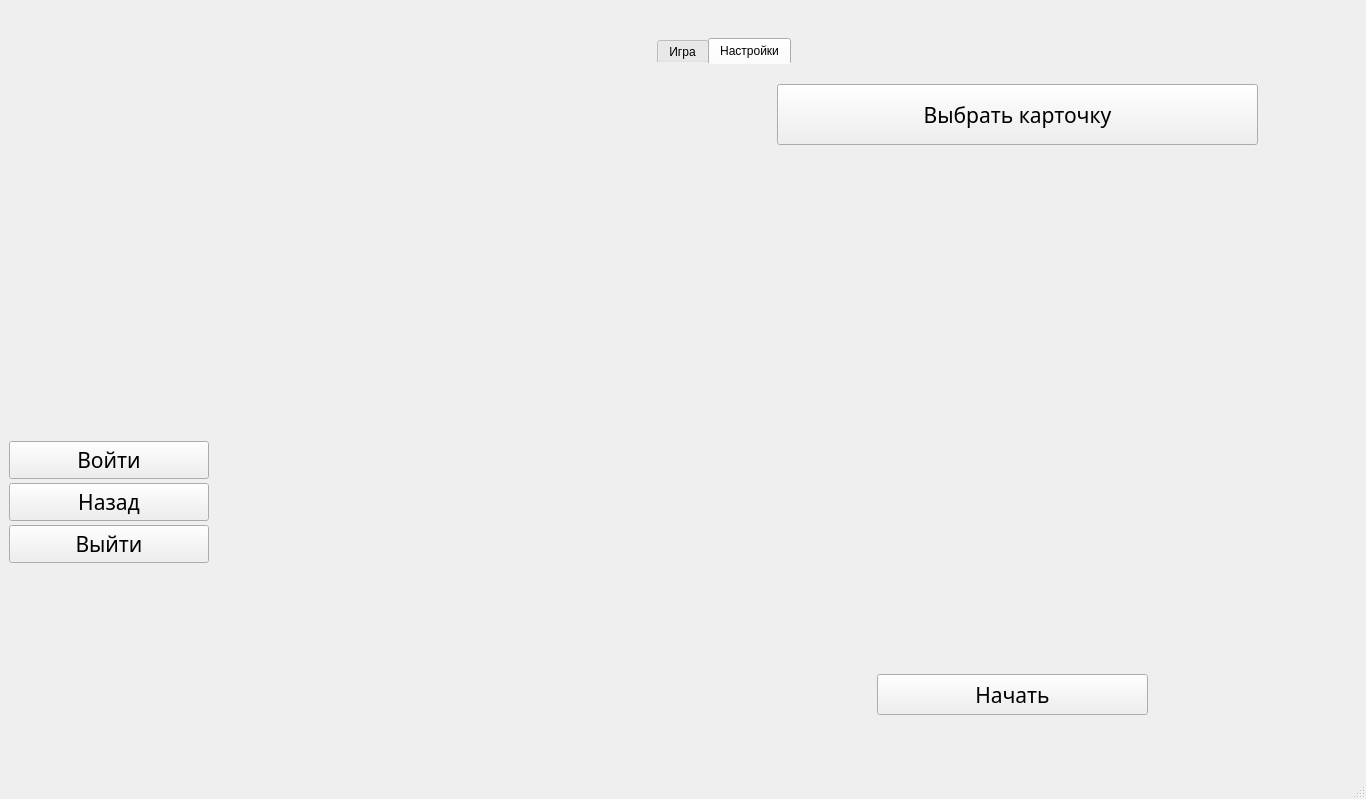
<?xml version="1.0" encoding="UTF-8"?>
<ui version="4.0">
 <class>MainWindow</class>
 <widget class="QMainWindow" name="MainWindow">
  <property name="geometry">
   <rect>
    <x>0</x>
    <y>0</y>
    <width>1366</width>
    <height>799</height>
   </rect>
  </property>
  <property name="minimumSize">
   <size>
    <width>920</width>
    <height>600</height>
   </size>
  </property>
  <property name="maximumSize">
   <size>
    <width>1500</width>
    <height>15500</height>
   </size>
  </property>
  <property name="windowTitle">
   <string>Zoo</string>
  </property>
  <property name="windowIcon">
   <iconset>
    <normaloff>../resources/images/allanimals.jpg</normaloff>../resources/images/allanimals.jpg</iconset>
  </property>
  <property name="styleSheet">
   <string notr="true">
QMainWindow{
	alternate-background-color: rgb(0, 170, 0);

}</string>
  </property>
  <widget class="QWidget" name="centralwidget">
   <layout class="QGridLayout" name="gridLayout_3">
    <item row="0" column="1">
     <spacer name="horizontalSpacer">
      <property name="orientation">
       <enum>Qt::Orientation::Horizontal</enum>
      </property>
      <property name="sizeHint" stdset="0">
       <size>
        <width>40</width>
        <height>20</height>
       </size>
      </property>
     </spacer>
    </item>
    <item row="0" column="0">
     <layout class="QVBoxLayout" name="verticalLayout_3">
      <property name="spacing">
       <number>4</number>
      </property>
      <item>
       <widget class="QWidget" name="widget" native="true">
        <layout class="QGridLayout" name="gridLayout_2">
         <item row="0" column="0">
          <layout class="QGridLayout" name="gridLayout">
           <property name="sizeConstraint">
            <enum>QLayout::SizeConstraint::SetDefaultConstraint</enum>
           </property>
          </layout>
         </item>
        </layout>
       </widget>
      </item>
      <item>
       <spacer name="verticalSpacer">
        <property name="orientation">
         <enum>Qt::Orientation::Vertical</enum>
        </property>
        <property name="sizeHint" stdset="0">
         <size>
          <width>20</width>
          <height>40</height>
         </size>
        </property>
       </spacer>
      </item>
      <item>
       <widget class="QLabel" name="label_2">
        <property name="enabled">
         <bool>true</bool>
        </property>
        <property name="sizePolicy">
         <sizepolicy hsizetype="Preferred" vsizetype="Preferred">
          <horstretch>20</horstretch>
          <verstretch>20</verstretch>
         </sizepolicy>
        </property>
        <property name="minimumSize">
         <size>
          <width>200</width>
          <height>50</height>
         </size>
        </property>
        <property name="maximumSize">
         <size>
          <width>20</width>
          <height>200</height>
         </size>
        </property>
        <property name="autoFillBackground">
         <bool>false</bool>
        </property>
        <property name="styleSheet">
         <string notr="true">image: url(:/resources/resources/let.jpg);</string>
        </property>
        <property name="text">
         <string/>
        </property>
       </widget>
      </item>
      <item>
       <layout class="QVBoxLayout" name="verticalLayout"/>
      </item>
      <item>
       <widget class="QPushButton" name="pushButton">
        <property name="sizePolicy">
         <sizepolicy hsizetype="Preferred" vsizetype="Preferred">
          <horstretch>0</horstretch>
          <verstretch>0</verstretch>
         </sizepolicy>
        </property>
        <property name="minimumSize">
         <size>
          <width>50</width>
          <height>38</height>
         </size>
        </property>
        <property name="maximumSize">
         <size>
          <width>200</width>
          <height>16777215</height>
         </size>
        </property>
        <property name="font">
         <font>
          <family>Segoe Script</family>
          <pointsize>16</pointsize>
         </font>
        </property>
        <property name="styleSheet">
         <string notr="true"/>
        </property>
        <property name="text">
         <string>Войти</string>
        </property>
       </widget>
      </item>
      <item>
       <widget class="QPushButton" name="pushButton_12">
        <property name="sizePolicy">
         <sizepolicy hsizetype="Preferred" vsizetype="Preferred">
          <horstretch>0</horstretch>
          <verstretch>0</verstretch>
         </sizepolicy>
        </property>
        <property name="minimumSize">
         <size>
          <width>200</width>
          <height>38</height>
         </size>
        </property>
        <property name="maximumSize">
         <size>
          <width>50</width>
          <height>16777215</height>
         </size>
        </property>
        <property name="font">
         <font>
          <family>Segoe Script</family>
          <pointsize>16</pointsize>
         </font>
        </property>
        <property name="text">
         <string>Назад</string>
        </property>
       </widget>
      </item>
      <item>
       <widget class="QPushButton" name="pushButton_2">
        <property name="sizePolicy">
         <sizepolicy hsizetype="Preferred" vsizetype="Preferred">
          <horstretch>0</horstretch>
          <verstretch>0</verstretch>
         </sizepolicy>
        </property>
        <property name="minimumSize">
         <size>
          <width>50</width>
          <height>38</height>
         </size>
        </property>
        <property name="maximumSize">
         <size>
          <width>200</width>
          <height>16777215</height>
         </size>
        </property>
        <property name="font">
         <font>
          <family>Segoe Script</family>
          <pointsize>16</pointsize>
         </font>
        </property>
        <property name="styleSheet">
         <string notr="true"/>
        </property>
        <property name="text">
         <string>Выйти</string>
        </property>
        <property name="iconSize">
         <size>
          <width>30</width>
          <height>30</height>
         </size>
        </property>
       </widget>
      </item>
      <item>
       <spacer name="verticalSpacer_2">
        <property name="orientation">
         <enum>Qt::Orientation::Vertical</enum>
        </property>
        <property name="sizeHint" stdset="0">
         <size>
          <width>20</width>
          <height>40</height>
         </size>
        </property>
       </spacer>
      </item>
     </layout>
    </item>
    <item row="0" column="2">
     <widget class="QTabWidget" name="tabWidget">
      <property name="minimumSize">
       <size>
        <width>700</width>
        <height>500</height>
       </size>
      </property>
      <property name="maximumSize">
       <size>
        <width>700</width>
        <height>700</height>
       </size>
      </property>
      <property name="styleSheet">
       <string notr="true">QTabWidget{
 border-radius: 10px; /* Округление углов */
    padding: 5px; /* Внутренние отступы */

}
QTabWidget::pane{
 border: none; /* Убираем рамку */
    background: transparent; /* Сделать фон прозрачным для тени */
}</string>
      </property>
      <property name="currentIndex">
       <number>1</number>
      </property>
      <property name="iconSize">
       <size>
        <width>110</width>
        <height>110</height>
       </size>
      </property>
      <widget class="QWidget" name="tab">
       <attribute name="title">
        <string>Игра</string>
       </attribute>
       <layout class="QGridLayout" name="gridLayout_5">
        <item row="0" column="0">
         <layout class="QGridLayout" name="gridLayout_4">
          <item row="0" column="0">
           <layout class="QFormLayout" name="layout">
            <item row="0" column="0" colspan="2">
             <widget class="QLabel" name="label">
              <property name="font">
               <font>
                <family>Segoe Script</family>
                <pointsize>16</pointsize>
                <bold>false</bold>
               </font>
              </property>
              <property name="text">
               <string>                                                                   ИСТОРИЯ</string>
              </property>
             </widget>
            </item>
            <item row="2" column="1">
             <spacer name="verticalSpacer_3">
              <property name="orientation">
               <enum>Qt::Orientation::Vertical</enum>
              </property>
              <property name="sizeHint" stdset="0">
               <size>
                <width>20</width>
                <height>40</height>
               </size>
              </property>
             </spacer>
            </item>
            <item row="1" column="1">
             <widget class="QListWidget" name="listWidget"/>
            </item>
           </layout>
          </item>
         </layout>
        </item>
       </layout>
      </widget>
      <widget class="QWidget" name="tab_2">
       <attribute name="title">
        <string>Настройки</string>
       </attribute>
       <widget class="QPushButton" name="pushButton_4">
        <property name="geometry">
         <rect>
          <x>220</x>
          <y>610</y>
          <width>271</width>
          <height>41</height>
         </rect>
        </property>
        <property name="font">
         <font>
          <family>Segoe Script</family>
          <pointsize>16</pointsize>
         </font>
        </property>
        <property name="styleSheet">
         <string notr="true"/>
        </property>
        <property name="text">
         <string>Начать</string>
        </property>
       </widget>
       <widget class="QWidget" name="horizontalLayoutWidget">
        <property name="geometry">
         <rect>
          <x>120</x>
          <y>20</y>
          <width>481</width>
          <height>61</height>
         </rect>
        </property>
        <layout class="QHBoxLayout" name="horizontalLayout">
         <property name="spacing">
          <number>0</number>
         </property>
         <item>
          <widget class="QPushButton" name="pushButton_7">
           <property name="sizePolicy">
            <sizepolicy hsizetype="Minimum" vsizetype="Preferred">
             <horstretch>0</horstretch>
             <verstretch>0</verstretch>
            </sizepolicy>
           </property>
           <property name="font">
            <font>
             <family>Segoe Script</family>
             <pointsize>16</pointsize>
            </font>
           </property>
           <property name="styleSheet">
            <string notr="true"/>
           </property>
           <property name="text">
            <string>Выбрать карточку</string>
           </property>
          </widget>
         </item>
        </layout>
       </widget>
       <widget class="QPushButton" name="pushButton_3">
        <property name="geometry">
         <rect>
          <x>50</x>
          <y>110</y>
          <width>90</width>
          <height>90</height>
         </rect>
        </property>
        <property name="styleSheet">
         <string notr="true">QPushButton{

 border-radius: 20px; /* Округление углов для овальной формы */
}</string>
        </property>
        <property name="text">
         <string/>
        </property>
        <property name="icon">
         <iconset resource="pic.qrc">
          <normaloff>:/im/im/depositphotos_13270993-stock-illustration-red-bear.jpg</normaloff>:/im/im/depositphotos_13270993-stock-illustration-red-bear.jpg</iconset>
        </property>
        <property name="iconSize">
         <size>
          <width>100</width>
          <height>100</height>
         </size>
        </property>
       </widget>
       <widget class="QPushButton" name="pushButton_8">
        <property name="geometry">
         <rect>
          <x>50</x>
          <y>410</y>
          <width>90</width>
          <height>90</height>
         </rect>
        </property>
        <property name="styleSheet">
         <string notr="true">QPushButton{
border-radius:19px;
}</string>
        </property>
        <property name="text">
         <string/>
        </property>
        <property name="icon">
         <iconset resource="pic.qrc">
          <normaloff>:/im/im/depositphotos_13270628-stock-illustration-3d-cartoon-bird.jpg</normaloff>:/im/im/depositphotos_13270628-stock-illustration-3d-cartoon-bird.jpg</iconset>
        </property>
        <property name="iconSize">
         <size>
          <width>100</width>
          <height>100</height>
         </size>
        </property>
       </widget>
       <widget class="QPushButton" name="pushButton_9">
        <property name="geometry">
         <rect>
          <x>50</x>
          <y>510</y>
          <width>90</width>
          <height>90</height>
         </rect>
        </property>
        <property name="styleSheet">
         <string notr="true">QPushButton{
border-radius:19px;
}</string>
        </property>
        <property name="text">
         <string/>
        </property>
        <property name="icon">
         <iconset resource="pic.qrc">
          <normaloff>:/im/im/depositphotos_223511466-stock-illustration-funny-cartoon-friends.jpg</normaloff>:/im/im/depositphotos_223511466-stock-illustration-funny-cartoon-friends.jpg</iconset>
        </property>
        <property name="iconSize">
         <size>
          <width>100</width>
          <height>100</height>
         </size>
        </property>
       </widget>
       <widget class="QPushButton" name="pushButton_10">
        <property name="geometry">
         <rect>
          <x>50</x>
          <y>210</y>
          <width>90</width>
          <height>90</height>
         </rect>
        </property>
        <property name="styleSheet">
         <string notr="true">QPushButton{
border-radius:19px;
}</string>
        </property>
        <property name="text">
         <string/>
        </property>
        <property name="icon">
         <iconset resource="pic.qrc">
          <normaloff>:/im/im/depositphotos_503220292-stock-photo-illustration-cute-cartoon-character-mask.jpg</normaloff>:/im/im/depositphotos_503220292-stock-photo-illustration-cute-cartoon-character-mask.jpg</iconset>
        </property>
        <property name="iconSize">
         <size>
          <width>100</width>
          <height>100</height>
         </size>
        </property>
       </widget>
       <widget class="QPushButton" name="pushButton_11">
        <property name="geometry">
         <rect>
          <x>50</x>
          <y>310</y>
          <width>90</width>
          <height>90</height>
         </rect>
        </property>
        <property name="styleSheet">
         <string notr="true">QPushButton{
border-radius:19px;
}</string>
        </property>
        <property name="text">
         <string/>
        </property>
        <property name="icon">
         <iconset resource="pic.qrc">
          <normaloff>:/im/im/depositphotos_6631424-stock-illustration-fun-cat.jpg</normaloff>:/im/im/depositphotos_6631424-stock-illustration-fun-cat.jpg</iconset>
        </property>
        <property name="iconSize">
         <size>
          <width>100</width>
          <height>100</height>
         </size>
        </property>
       </widget>
       <widget class="QLabel" name="debug">
        <property name="geometry">
         <rect>
          <x>140</x>
          <y>580</y>
          <width>141</width>
          <height>21</height>
         </rect>
        </property>
        <property name="text">
         <string/>
        </property>
       </widget>
       <zorder>pushButton_3</zorder>
       <zorder>pushButton_4</zorder>
       <zorder>horizontalLayoutWidget</zorder>
       <zorder>pushButton_8</zorder>
       <zorder>pushButton_9</zorder>
       <zorder>pushButton_10</zorder>
       <zorder>pushButton_11</zorder>
       <zorder>debug</zorder>
      </widget>
     </widget>
    </item>
   </layout>
  </widget>
  <widget class="QMenuBar" name="menubar">
   <property name="geometry">
    <rect>
     <x>0</x>
     <y>0</y>
     <width>1366</width>
     <height>26</height>
    </rect>
   </property>
  </widget>
  <widget class="QStatusBar" name="statusbar"/>
 </widget>
 <resources>
  <include location="pic.qrc"/>
 </resources>
 <connections/>
</ui>
